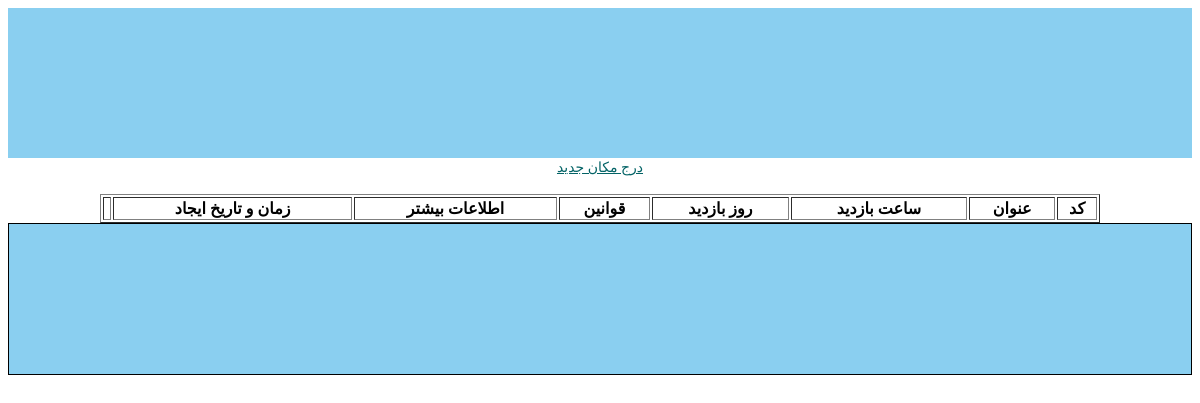
Page /introduction/list/ on the earlier database version.
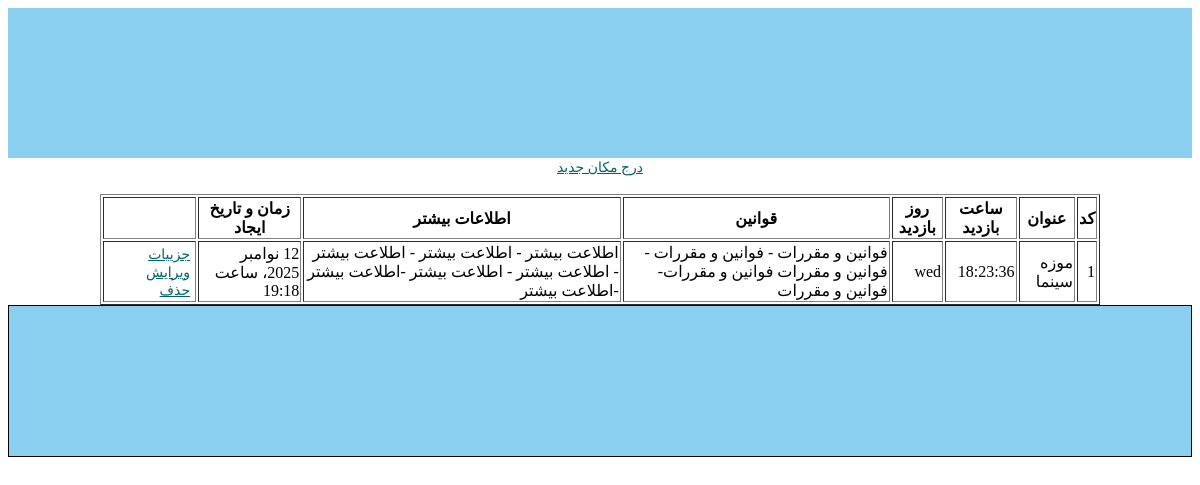
Same page on the later database version.
### apps/introduction/models.py (models this page shows, shortened)
class Place (models.Model):
    code = models.CharField(max_length=50 , unique=True , help_text='کد یکتا برای مکان',verbose_name='کد')
    title = models.CharField(max_length=50 , help_text='نام مکان',verbose_name='عنوان')
    main_image = models.ImageField(upload_to='places/main_image', blank=True ,null=True,verbose_name='تصویر ')
    visiting_hours = models.CharField(max_length=255 , blank=True , null=True , verbose_name='ساعت بازدید')
    OPEN_DAY_CHOISES = [
        ('sat', 'شنبه'),
        ('sun', 'یک‌شنبه'),
        ('mon', 'دوشنبه'),
        ('tue', 'سه‌شنبه'),
        ('wed', 'چهارشنبه'),
        ('thu', 'پنج‌شنبه'),
        ('fri', 'جمعه'),
    ]
    open_days = models.CharField(max_length=100, choices=OPEN_DAY_CHOISES ,blank=True,null=True,verbose_name='روز بازدید')
    regulations = models.TextField(blank=True , null=True ,verbose_name='قوانین')
    more_info = models.TextField(blank=True,null=True,verbose_name='اطلاعات بیشتر')
    created_at = models.DateTimeField(auto_now_add=True,verbose_name='تاریخ ثبت مکان')

### apps/introduction/views.py (the view)
# urls.py: path('list/',Placelist.as_view(),name='Placelist'),
class Placelist(ListView):
    model=Place
    queryset=Place.objects.order_by('visiting_hours')
    paginate_by = 5

### templates/introduction/Place_list.html (shortened to what this page needs)
{% extends 'base.html' %}
{% block content %}
    <div style="text-align: center;">
        <a href="{% url 'PlaceCreate' %}" class="btn">درج مکان جدید</a>
    </div>
    <br>
    <table border="1" width="1000"  style="margin:0 auto ;">
        <tr>
            <th>کد</th>
            <th>عنوان</th>
            <th>ساعت بازدید</th>
            <th>روز بازدید</th>
            <th>قوانین</th>
            <th>اطلاعات بیشتر</th>
            <th>زمان و تاریخ ایجاد</th>
            <th></th>
        </tr>
        {% for place in object_list %}
            <tr>
                <td>{{place.code}}</td>
                <td>{{place.title}}</td>
                <td>{{place.visiting_hours}}</td>
                <td>{{place.open_days}}</td>
                <td>{{place.regulations}}</td>
                <td>{{place.more_info}}</td>
                <td>{{place.created_at}}</td>
                <td>
                    <a href="{% url 'PlaceDetail' place.pk %}" class="btn">جزییات</a>
                    <a href="{% url 'PlaceUpdate' place.pk %}" class="btn">ویرایش</a>
                    <a href="{% url 'PlaceDelete' place.pk %}" class="btn">حذف</a>
                </td>
            </tr>
        {% endfor %}
    </table>
{% endblock content %}

Differences in the rows shown:
added Place: code "1", title "موزه سینما", visiting_hours "18:23:36", open_days "wed", regulations "فوانین و مقررات - فوانین و مقررات - فوانین و مقررات فوانین و مقررات- فوانین و مقررات", more_info "اطلاعت بیشتر - اطلاعت بیشتر - اطلاعت بیشتر - اطلاعت بیشتر - اطلاعت بیشتر -اطلاعت بیشتر -اطلاعت بیشتر", created_at "12 نوامبر 2025، ساعت 19:18"
